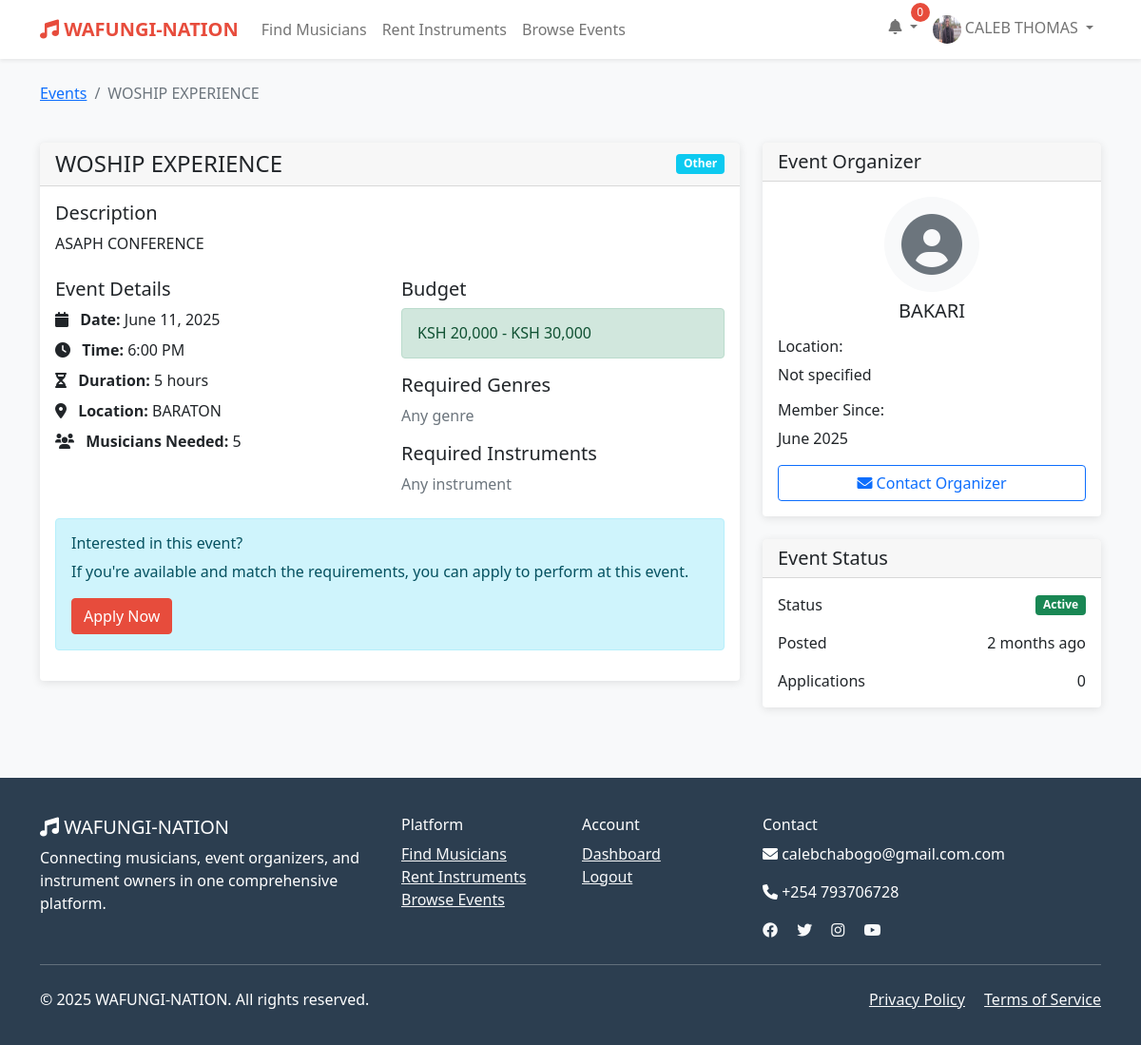
Page /events/1/ (signed in) on the earlier database version.
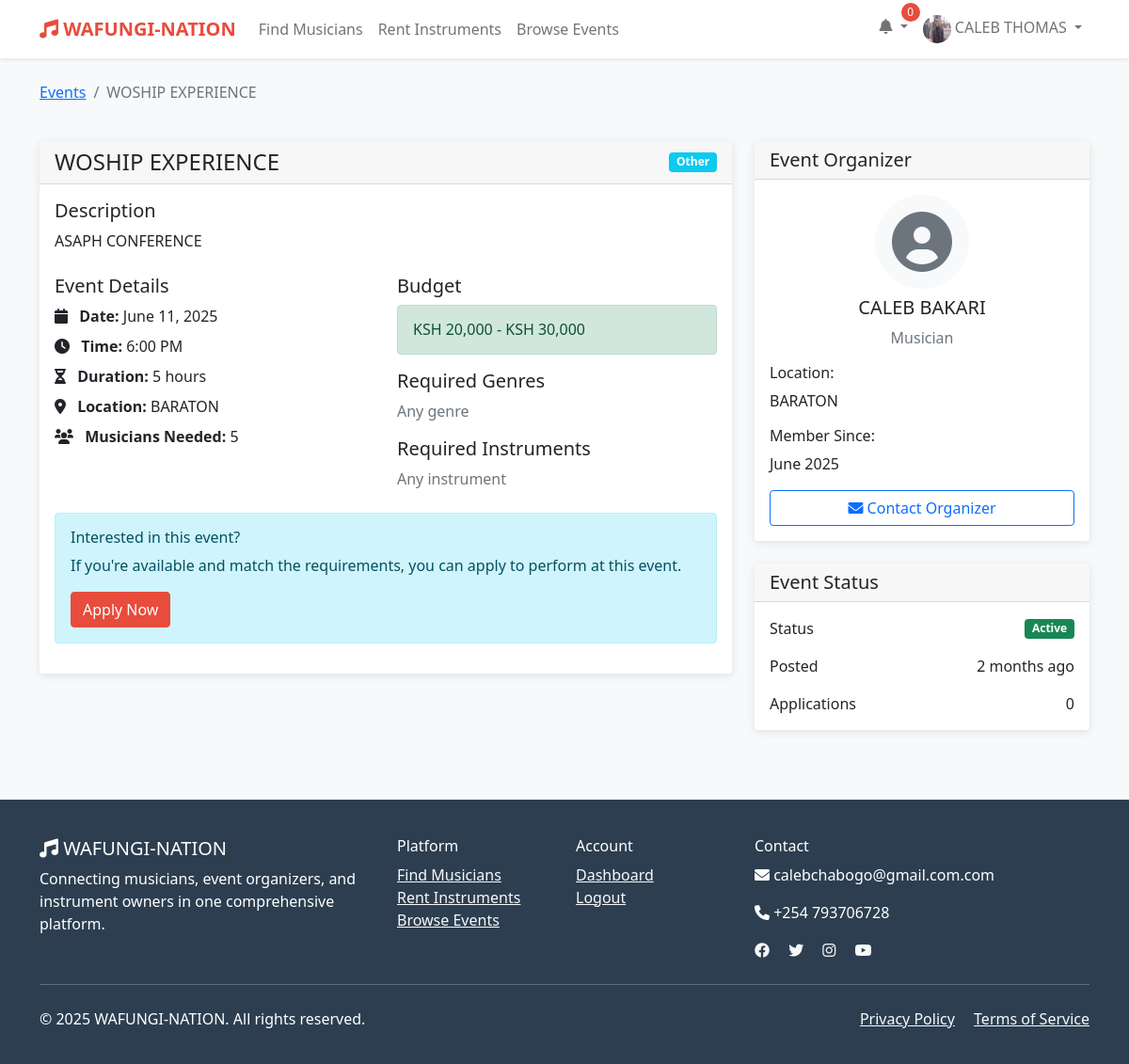
Same page on the later database version.
### wafungi/models.py (models this page shows, shortened)
class Event(models.Model):
    EVENT_TYPES = (
        ('wedding', 'Wedding'),
        ('corporate', 'Corporate Event'),
        ('concert', 'Concert'),
        ('party', 'Party'),
        ('festival', 'Festival'),
        ('other', 'Other'),
    )
    organizer = models.ForeignKey(User, on_delete=models.CASCADE)
    title = models.CharField(max_length=200)
    description = models.TextField()
    event_type = models.CharField(max_length=20, choices=EVENT_TYPES)
    date = models.DateTimeField()
    duration_hours = models.PositiveIntegerField()
    location = models.CharField(max_length=200)
    budget_min = models.DecimalField(max_digits=10, decimal_places=2)
    budget_max = models.DecimalField(max_digits=10, decimal_places=2)
    required_genres = models.ManyToManyField(Genre, blank=True)
    required_instruments = models.ManyToManyField(Instrument, blank=True)
    musicians_needed = models.PositiveIntegerField(default=1)
    is_active = models.BooleanField(default=True)
    created_at = models.DateTimeField(auto_now_add=True)

class User(AbstractUser):
    USER_TYPES = (
        ('musician', 'Musician'),
        ('organizer', 'Event Organizer'),
        ('instrument_owner', 'Instrument Owner'),
        ('client', 'Client'),
    )
    user_type = models.CharField(max_length=20, choices=USER_TYPES)
    phone = models.CharField(max_length=15, blank=True)
    location = models.CharField(max_length=100, blank=True)
    profile_picture = models.ImageField(upload_to='profiles/', blank=True, null=True)
    bio = models.TextField(blank=True)
    is_verified = models.BooleanField(default=False)
    created_at = models.DateTimeField(auto_now_add=True)
    updated_at = models.DateTimeField(auto_now=True)

### wafungi/additional_views.py (the view)
# urls.py: path('events/<int:event_id>/', additional_views.event_detail, name='event_detail'),  # Changed this line
def event_detail(request, event_id):
    event = get_object_or_404(Event, id=event_id)
    context = {
        'event': event,
    }
    return render(request, 'wafungi/event_detail.html', context)

### wafungi/templatetags/wafungi_filters.py (called while the page is built)
@register.filter
def ksh_currency(value):
    try:
        return f"KSH {float(value):,.0f}"
    except (ValueError, TypeError):
        return "KSH 0"

### templates/wafungi/event_detail.html (shortened to what the changed rows need)
{% extends 'base.html' %}
{% load wafungi_filters %}
{% block content %}
<div class="container py-4">
    <div class="row">
        <div class="col-12 mb-4">
            <nav aria-label="breadcrumb">
                <ol class="breadcrumb">
                    <li class="breadcrumb-item"><a href="{% url 'browse_events' %}">Events</a></li>
                    <li class="breadcrumb-item active" aria-current="page">{{ event.title }}</li>
                </ol>
            </nav>
        </div>
    </div>
    <div class="row">
        <div class="col-md-8">
            <div class="card">
                <div class="card-header d-flex justify-content-between align-items-center">
                    <h4 class="mb-0">{{ event.title }}</h4>
                    <span class="badge bg-info">{{ event.event_type|title }}</span>
                </div>
                <div class="card-body">
                    <div class="mb-4">
                        <h5>Description</h5>
                        <p>{{ event.description }}</p>
                    </div>
                    <div class="row mb-4">
                        <div class="col-md-6">
                            <ul class="list-unstyled">
                                <li class="mb-2">
                                    <i class="fas fa-calendar me-2"></i> <strong>Date:</strong> {{ event.date|date:"F d, Y" }}
                                </li>
                                <li class="mb-2">
                                    <i class="fas fa-clock me-2"></i> <strong>Time:</strong> {{ event.date|date:"g:i A" }}
                                </li>
                                <li class="mb-2">
                                    <i class="fas fa-hourglass-half me-2"></i> <strong>Duration:</strong> {{ event.duration_hours }} hours
                                </li>
                                <li class="mb-2">
                                    <i class="fas fa-map-marker-alt me-2"></i> <strong>Location:</strong> {{ event.location }}
                                </li>
                                <li>
                                    <i class="fas fa-users me-2"></i> <strong>Musicians Needed:</strong> {{ event.musicians_needed }}
                                </li>
                            </ul>
                        </div>
                        <div class="col-md-6">
                            <div class="alert alert-success">
                                <h6 class="mb-0">{{ event.budget_min|ksh_currency }} - {{ event.budget_max|ksh_currency }}</h6>
                            </div>
                        </div>
                    </div>
                </div>
            </div>
        </div>
        <div class="col-md-4">
            <div class="card mb-4">
                <div class="card-body">
                    <div class="text-center mb-3">
                        {% if event.organizer.profile_picture %}
                            <img src="{{ event.organizer.profile_picture.url }}" class="rounded-circle img-thumbnail" style="width: 100px; height: 100px; object-fit: cover;" alt="{{ event.organizer.get_full_name }}">
                        {% else %}
                            <div class="rounded-circle bg-light d-flex align-items-center justify-content-center mx-auto" style="width: 100px; height: 100px;">
                                <i class="fas fa-user-circle fa-4x text-muted"></i>
                            </div>
                        {% endif %}
                        <h5 class="mt-2">{{ event.organizer.get_full_name|default:event.organizer.username }}</h5>
                        <p class="text-muted">{{ event.organizer.get_user_type_display }}</p>
                    </div>
                    <div class="mb-3">
                        <h6>Location:</h6>
                        <p class="mb-0">{{ event.organizer.location|default:"Not specified" }}</p>
                    </div>
                    <div class="mb-3">
                        <h6>Member Since:</h6>
                        <p class="mb-0">{{ event.organizer.date_joined|date:"F Y" }}</p>
                    </div>
                </div>
            </div>
            <div class="card">
                <div class="card-body">
                    <div class="mb-3">
                        <div class="d-flex justify-content-between align-items-center">
                            <span>Posted</span>
                            <span>{{ event.created_at|timesince }} ago</span>
                        </div>
                    </div>
                </div>
            </div>
        </div>
    </div>
</div>
{% endblock %}

Differences in the rows shown:
changed through a linked row, Event "WOSHIP EXPERIENCE": organizer.get_full_name "BAKARI" → "CALEB BAKARI"; organizer.user_type (not shown) → "Musician"; organizer.location "Not specified" → "BARATON"
